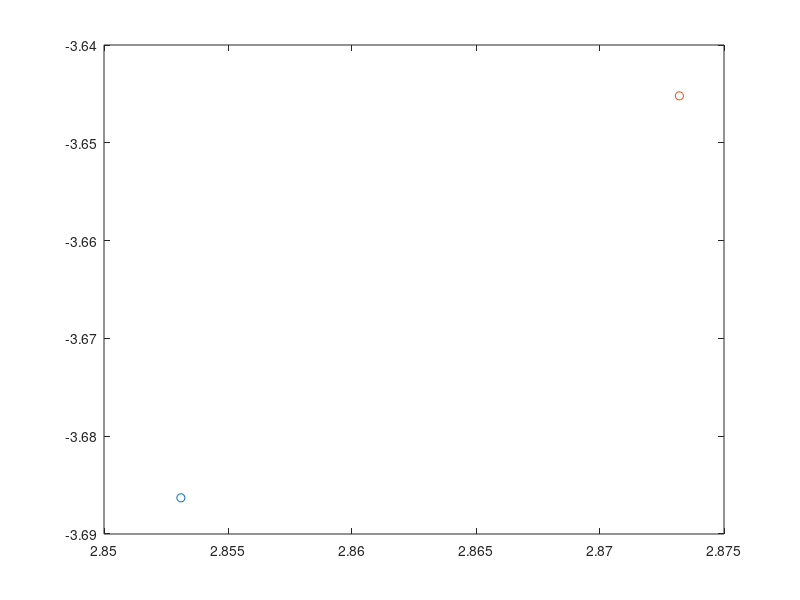

MATLAB code for this plot: (Note: this script raises an error after producing the figure.)
p1=[2.85310,-3.68630];
p2=[2.87320, -3.64520];
plot(p1(1),p1(2),'o');
hold on; 
plot(p2(1),p2(2),'o');

Pi=3.14159265358979;
DEG2RAD=180/Pi;
ThetaAtom= 18*DEG2RAD;
RhoAtom= 0.5;
RhoMin= 0.5;

% [found, corner]=cornerdet(dat,col,method)
 [found, corner]=cornerdet(dat(:,1:3),81,11)

 figure
 plot3(corner(:,1),corner(:,2),corner(:,3),'or');
 hold on; 
 plot3(dat(:,1),dat(:,2),dat(:,3),'ob');
 
 plot3(PtOne(:,1),PtOne(:,2),PtOne(:,3),'o');
 plot3(PtWall(:,1),PtWall(:,2),PtWall(:,3),'o');